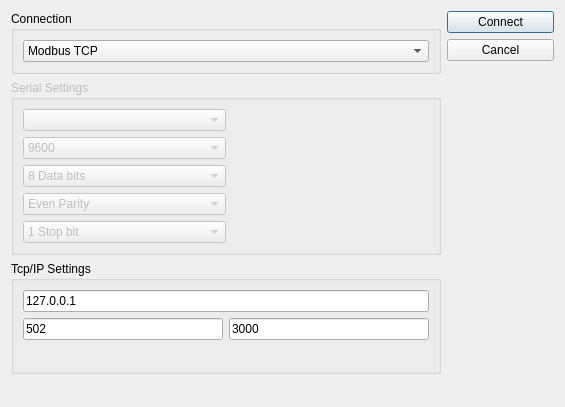
<?xml version="1.0" encoding="UTF-8"?>
<ui version="4.0">
 <class>ModbusConnectDialog</class>
 <widget class="QDialog" name="ModbusConnectDialog">
  <property name="geometry">
   <rect>
    <x>0</x>
    <y>0</y>
    <width>565</width>
    <height>407</height>
   </rect>
  </property>
  <property name="windowTitle">
   <string>Dialog</string>
  </property>
  <layout class="QHBoxLayout" name="horizontalLayout_6" stretch="4,1">
   <item>
    <layout class="QVBoxLayout" name="verticalLayout">
     <item>
      <widget class="QGroupBox" name="groupBox">
       <property name="title">
        <string>Connection</string>
       </property>
       <layout class="QVBoxLayout" name="verticalLayout_2">
        <item>
         <widget class="QComboBox" name="selectProtocolType">
          <item>
           <property name="text">
            <string>Modbus TCP</string>
           </property>
          </item>
          <item>
           <property name="text">
            <string>Modbus RTU</string>
           </property>
          </item>
         </widget>
        </item>
       </layout>
      </widget>
     </item>
     <item>
      <widget class="QGroupBox" name="groupSerial">
       <property name="enabled">
        <bool>false</bool>
       </property>
       <property name="title">
        <string>Serial Settings</string>
       </property>
       <layout class="QVBoxLayout" name="verticalLayout_3">
        <item>
         <layout class="QHBoxLayout" name="horizontalLayout_7" stretch="1,1">
          <item>
           <widget class="QComboBox" name="selectSerialDevice"/>
          </item>
          <item>
           <spacer name="horizontalSpacer_5">
            <property name="orientation">
             <enum>Qt::Horizontal</enum>
            </property>
            <property name="sizeHint" stdset="0">
             <size>
              <width>40</width>
              <height>20</height>
             </size>
            </property>
           </spacer>
          </item>
         </layout>
        </item>
        <item>
         <layout class="QHBoxLayout" name="horizontalLayout" stretch="1,1">
          <item>
           <widget class="QComboBox" name="selectBaudrate">
            <item>
             <property name="text">
              <string>9600</string>
             </property>
            </item>
           </widget>
          </item>
          <item>
           <spacer name="horizontalSpacer">
            <property name="orientation">
             <enum>Qt::Horizontal</enum>
            </property>
            <property name="sizeHint" stdset="0">
             <size>
              <width>40</width>
              <height>20</height>
             </size>
            </property>
           </spacer>
          </item>
         </layout>
        </item>
        <item>
         <layout class="QHBoxLayout" name="horizontalLayout_2" stretch="1,1">
          <item>
           <widget class="QComboBox" name="selectDataBit">
            <item>
             <property name="text">
              <string>8 Data bits</string>
             </property>
            </item>
           </widget>
          </item>
          <item>
           <spacer name="horizontalSpacer_2">
            <property name="orientation">
             <enum>Qt::Horizontal</enum>
            </property>
            <property name="sizeHint" stdset="0">
             <size>
              <width>40</width>
              <height>20</height>
             </size>
            </property>
           </spacer>
          </item>
         </layout>
        </item>
        <item>
         <layout class="QHBoxLayout" name="horizontalLayout_3" stretch="1,1">
          <item>
           <widget class="QComboBox" name="selectParityBit">
            <item>
             <property name="text">
              <string>Even Parity</string>
             </property>
            </item>
           </widget>
          </item>
          <item>
           <spacer name="horizontalSpacer_3">
            <property name="orientation">
             <enum>Qt::Horizontal</enum>
            </property>
            <property name="sizeHint" stdset="0">
             <size>
              <width>40</width>
              <height>20</height>
             </size>
            </property>
           </spacer>
          </item>
         </layout>
        </item>
        <item>
         <layout class="QHBoxLayout" name="horizontalLayout_4" stretch="1,1">
          <item>
           <widget class="QComboBox" name="selectStopBit">
            <item>
             <property name="text">
              <string>1 Stop bit</string>
             </property>
            </item>
           </widget>
          </item>
          <item>
           <spacer name="horizontalSpacer_4">
            <property name="orientation">
             <enum>Qt::Horizontal</enum>
            </property>
            <property name="sizeHint" stdset="0">
             <size>
              <width>40</width>
              <height>20</height>
             </size>
            </property>
           </spacer>
          </item>
         </layout>
        </item>
       </layout>
      </widget>
     </item>
     <item>
      <widget class="QGroupBox" name="groupTcp">
       <property name="title">
        <string>Tcp/IP Settings</string>
       </property>
       <layout class="QVBoxLayout" name="verticalLayout_4">
        <item>
         <widget class="QLineEdit" name="inputIpAddress">
          <property name="text">
           <string>127.0.0.1</string>
          </property>
          <property name="placeholderText">
           <string>IP Address</string>
          </property>
         </widget>
        </item>
        <item>
         <layout class="QHBoxLayout" name="horizontalLayout_5">
          <item>
           <widget class="QLineEdit" name="inputPort">
            <property name="text">
             <string>502</string>
            </property>
            <property name="placeholderText">
             <string>Port Number</string>
            </property>
           </widget>
          </item>
          <item>
           <widget class="QLineEdit" name="inputTimout">
            <property name="text">
             <string>3000</string>
            </property>
            <property name="placeholderText">
             <string>Response Timeout(milliseconds)</string>
            </property>
           </widget>
          </item>
         </layout>
        </item>
        <item>
         <spacer name="verticalSpacer_2">
          <property name="orientation">
           <enum>Qt::Vertical</enum>
          </property>
          <property name="sizeHint" stdset="0">
           <size>
            <width>20</width>
            <height>40</height>
           </size>
          </property>
         </spacer>
        </item>
       </layout>
      </widget>
     </item>
     <item>
      <spacer name="verticalSpacer">
       <property name="orientation">
        <enum>Qt::Vertical</enum>
       </property>
       <property name="sizeHint" stdset="0">
        <size>
         <width>20</width>
         <height>40</height>
        </size>
       </property>
      </spacer>
     </item>
    </layout>
   </item>
   <item>
    <layout class="QVBoxLayout" name="verticalLayout_5">
     <item>
      <widget class="QPushButton" name="btnConnect">
       <property name="text">
        <string>Connect</string>
       </property>
      </widget>
     </item>
     <item>
      <widget class="QPushButton" name="btnCancel">
       <property name="text">
        <string>Cancel</string>
       </property>
      </widget>
     </item>
     <item>
      <spacer name="verticalSpacer_3">
       <property name="orientation">
        <enum>Qt::Vertical</enum>
       </property>
       <property name="sizeHint" stdset="0">
        <size>
         <width>20</width>
         <height>40</height>
        </size>
       </property>
      </spacer>
     </item>
    </layout>
   </item>
  </layout>
 </widget>
 <resources/>
 <connections/>
</ui>
